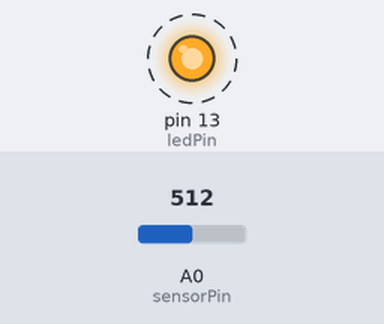
This sketch was run on a simulated Arduino Uno, built with avr-gcc and run on an emulated ATmega328P. Parts: output pins drawn as LEDs (lit = HIGH). Dashed ring = blinking. The inputs (shaded band) are chosen by the test bench; at power-on: A0 (sensorPin) = 512.

Above: at 1.2 s.
1.3 s: A0 (sensorPin) set to 716
At 1.8 s:
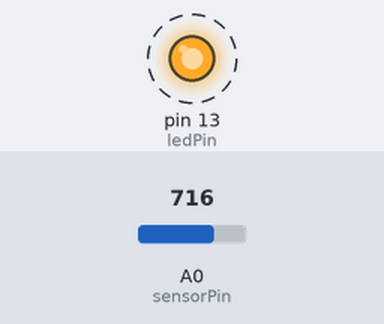
4.3 s: A0 (sensorPin) set to 900
At 4.49 s:
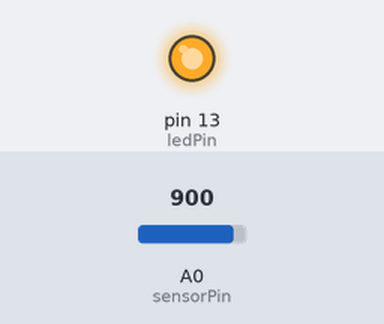
Timing chart, 0 to 13.3 s (numbered marks = the images above; inputs shaded):
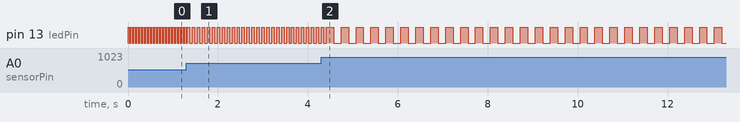

The sketch:

Circuit_02_straight_line.ino
```cpp
int sensorPin = 0;    // The potentiometer is connected to analog pin 0
int ledPin = 13;      // The LED is connected to digital pin 13


void setup()
{
  pinMode(ledPin, OUTPUT);
}


void loop()
{
  int sensorValue;
  sensorValue = analogRead(sensorPin);

  int freq, tdelay;

  freq = 30*(1024-sensorValue)/1024;   // scale frequency with voltage

  if ( freq < 1 )        // div by 0 errors
    tdelay = 1000/(2*0.5);      // Humans can't really tell small differences below 1Hz, so just make it 0.5 Hz
  else if ( freq > 29 )
    tdelay = 1000/(2*30);      // Humans also can't really see over 30Hz, so just make it 30 Hz
  else
    tdelay = 1000/(2*freq);

  digitalWrite(ledPin, HIGH);     // Turn the LED on
  delay(tdelay);             // Pause for sensorValue milliseconds
  digitalWrite(ledPin, LOW);      // Turn the LED off
  delay(tdelay);             // Pause for sensorValue milliseconds
}
```

Measured:
- after the input at 1.3 s, pin 13 (ledPin): alternates HIGH for 0.06 s and LOW for 0.06 s, starting after 0.13 s
- by itself, pin 13 (ledPin): alternates HIGH for 0.03 s and LOW for 0.03 s
